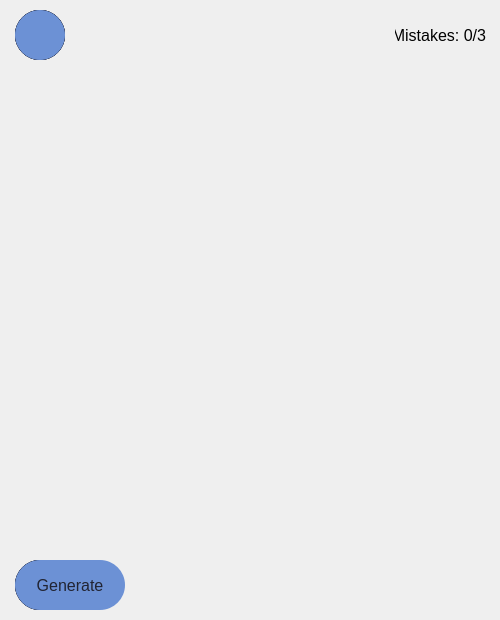
<?xml version="1.0" encoding="UTF-8"?>
<ui version="4.0">
 <class>MainWindow</class>
 <widget class="QMainWindow" name="MainWindow">
  <property name="geometry">
   <rect>
    <x>0</x>
    <y>0</y>
    <width>500</width>
    <height>620</height>
   </rect>
  </property>
  <property name="sizePolicy">
   <sizepolicy hsizetype="Fixed" vsizetype="Fixed">
    <horstretch>0</horstretch>
    <verstretch>0</verstretch>
   </sizepolicy>
  </property>
  <property name="minimumSize">
   <size>
    <width>500</width>
    <height>620</height>
   </size>
  </property>
  <property name="maximumSize">
   <size>
    <width>500</width>
    <height>620</height>
   </size>
  </property>
  <property name="windowTitle">
   <string>Sudoku</string>
  </property>
  <widget class="QWidget" name="centralwidget">
   <widget class="QPushButton" name="resetButton">
    <property name="geometry">
     <rect>
      <x>15</x>
      <y>10</y>
      <width>50</width>
      <height>50</height>
     </rect>
    </property>
    <property name="font">
     <font>
      <pointsize>12</pointsize>
     </font>
    </property>
    <property name="styleSheet">
     <string notr="true">QPushButton {
	border-radius: 25px;
	background-color: #212433;
	padding-left: 3;
}

QPushButton:hover {
	background-color: #283140;
}

QPushButton:pressed{
	background-color: #212433;
}</string>
    </property>
    <property name="text">
     <string/>
    </property>
    <property name="iconSize">
     <size>
      <width>22</width>
      <height>22</height>
     </size>
    </property>
   </widget>
   <widget class="QLabel" name="mistakesLabel">
    <property name="geometry">
     <rect>
      <x>395</x>
      <y>10</y>
      <width>91</width>
      <height>51</height>
     </rect>
    </property>
    <property name="font">
     <font>
      <pointsize>12</pointsize>
     </font>
    </property>
    <property name="text">
     <string>Mistakes: 0/3</string>
    </property>
    <property name="alignment">
     <set>Qt::AlignRight|Qt::AlignTrailing|Qt::AlignVCenter</set>
    </property>
   </widget>
   <widget class="QWidget" name="boardWidget" native="true">
    <property name="geometry">
     <rect>
      <x>10</x>
      <y>70</y>
      <width>481</width>
      <height>481</height>
     </rect>
    </property>
    <property name="palette">
     <palette>
      <active>
       <colorrole role="WindowText">
        <brush brushstyle="SolidPattern">
         <color alpha="255">
          <red>0</red>
          <green>0</green>
          <blue>0</blue>
         </color>
        </brush>
       </colorrole>
       <colorrole role="Button">
        <brush brushstyle="SolidPattern">
         <color alpha="255">
          <red>255</red>
          <green>255</green>
          <blue>255</blue>
         </color>
        </brush>
       </colorrole>
       <colorrole role="Light">
        <brush brushstyle="SolidPattern">
         <color alpha="255">
          <red>255</red>
          <green>255</green>
          <blue>255</blue>
         </color>
        </brush>
       </colorrole>
       <colorrole role="Midlight">
        <brush brushstyle="SolidPattern">
         <color alpha="255">
          <red>255</red>
          <green>255</green>
          <blue>255</blue>
         </color>
        </brush>
       </colorrole>
       <colorrole role="Dark">
        <brush brushstyle="SolidPattern">
         <color alpha="255">
          <red>127</red>
          <green>127</green>
          <blue>127</blue>
         </color>
        </brush>
       </colorrole>
       <colorrole role="Mid">
        <brush brushstyle="SolidPattern">
         <color alpha="255">
          <red>170</red>
          <green>170</green>
          <blue>170</blue>
         </color>
        </brush>
       </colorrole>
       <colorrole role="Text">
        <brush brushstyle="SolidPattern">
         <color alpha="255">
          <red>0</red>
          <green>0</green>
          <blue>0</blue>
         </color>
        </brush>
       </colorrole>
       <colorrole role="BrightText">
        <brush brushstyle="SolidPattern">
         <color alpha="255">
          <red>255</red>
          <green>255</green>
          <blue>255</blue>
         </color>
        </brush>
       </colorrole>
       <colorrole role="ButtonText">
        <brush brushstyle="SolidPattern">
         <color alpha="255">
          <red>0</red>
          <green>0</green>
          <blue>0</blue>
         </color>
        </brush>
       </colorrole>
       <colorrole role="Base">
        <brush brushstyle="SolidPattern">
         <color alpha="255">
          <red>255</red>
          <green>255</green>
          <blue>255</blue>
         </color>
        </brush>
       </colorrole>
       <colorrole role="Window">
        <brush brushstyle="SolidPattern">
         <color alpha="255">
          <red>255</red>
          <green>255</green>
          <blue>255</blue>
         </color>
        </brush>
       </colorrole>
       <colorrole role="Shadow">
        <brush brushstyle="SolidPattern">
         <color alpha="255">
          <red>0</red>
          <green>0</green>
          <blue>0</blue>
         </color>
        </brush>
       </colorrole>
       <colorrole role="AlternateBase">
        <brush brushstyle="SolidPattern">
         <color alpha="255">
          <red>255</red>
          <green>255</green>
          <blue>255</blue>
         </color>
        </brush>
       </colorrole>
       <colorrole role="ToolTipBase">
        <brush brushstyle="SolidPattern">
         <color alpha="255">
          <red>255</red>
          <green>255</green>
          <blue>220</blue>
         </color>
        </brush>
       </colorrole>
       <colorrole role="ToolTipText">
        <brush brushstyle="SolidPattern">
         <color alpha="255">
          <red>0</red>
          <green>0</green>
          <blue>0</blue>
         </color>
        </brush>
       </colorrole>
       <colorrole role="PlaceholderText">
        <brush brushstyle="SolidPattern">
         <color alpha="127">
          <red>0</red>
          <green>0</green>
          <blue>0</blue>
         </color>
        </brush>
       </colorrole>
      </active>
      <inactive>
       <colorrole role="WindowText">
        <brush brushstyle="SolidPattern">
         <color alpha="255">
          <red>0</red>
          <green>0</green>
          <blue>0</blue>
         </color>
        </brush>
       </colorrole>
       <colorrole role="Button">
        <brush brushstyle="SolidPattern">
         <color alpha="255">
          <red>240</red>
          <green>240</green>
          <blue>240</blue>
         </color>
        </brush>
       </colorrole>
       <colorrole role="Light">
        <brush brushstyle="SolidPattern">
         <color alpha="255">
          <red>255</red>
          <green>255</green>
          <blue>255</blue>
         </color>
        </brush>
       </colorrole>
       <colorrole role="Midlight">
        <brush brushstyle="SolidPattern">
         <color alpha="255">
          <red>227</red>
          <green>227</green>
          <blue>227</blue>
         </color>
        </brush>
       </colorrole>
       <colorrole role="Dark">
        <brush brushstyle="SolidPattern">
         <color alpha="255">
          <red>160</red>
          <green>160</green>
          <blue>160</blue>
         </color>
        </brush>
       </colorrole>
       <colorrole role="Mid">
        <brush brushstyle="SolidPattern">
         <color alpha="255">
          <red>160</red>
          <green>160</green>
          <blue>160</blue>
         </color>
        </brush>
       </colorrole>
       <colorrole role="Text">
        <brush brushstyle="SolidPattern">
         <color alpha="255">
          <red>0</red>
          <green>0</green>
          <blue>0</blue>
         </color>
        </brush>
       </colorrole>
       <colorrole role="BrightText">
        <brush brushstyle="SolidPattern">
         <color alpha="255">
          <red>255</red>
          <green>255</green>
          <blue>255</blue>
         </color>
        </brush>
       </colorrole>
       <colorrole role="ButtonText">
        <brush brushstyle="SolidPattern">
         <color alpha="255">
          <red>0</red>
          <green>0</green>
          <blue>0</blue>
         </color>
        </brush>
       </colorrole>
       <colorrole role="Base">
        <brush brushstyle="SolidPattern">
         <color alpha="255">
          <red>255</red>
          <green>255</green>
          <blue>255</blue>
         </color>
        </brush>
       </colorrole>
       <colorrole role="Window">
        <brush brushstyle="SolidPattern">
         <color alpha="255">
          <red>240</red>
          <green>240</green>
          <blue>240</blue>
         </color>
        </brush>
       </colorrole>
       <colorrole role="Shadow">
        <brush brushstyle="SolidPattern">
         <color alpha="255">
          <red>105</red>
          <green>105</green>
          <blue>105</blue>
         </color>
        </brush>
       </colorrole>
       <colorrole role="AlternateBase">
        <brush brushstyle="SolidPattern">
         <color alpha="255">
          <red>245</red>
          <green>245</green>
          <blue>245</blue>
         </color>
        </brush>
       </colorrole>
       <colorrole role="ToolTipBase">
        <brush brushstyle="SolidPattern">
         <color alpha="255">
          <red>255</red>
          <green>255</green>
          <blue>220</blue>
         </color>
        </brush>
       </colorrole>
       <colorrole role="ToolTipText">
        <brush brushstyle="SolidPattern">
         <color alpha="255">
          <red>0</red>
          <green>0</green>
          <blue>0</blue>
         </color>
        </brush>
       </colorrole>
       <colorrole role="PlaceholderText">
        <brush brushstyle="SolidPattern">
         <color alpha="128">
          <red>0</red>
          <green>0</green>
          <blue>0</blue>
         </color>
        </brush>
       </colorrole>
      </inactive>
      <disabled>
       <colorrole role="WindowText">
        <brush brushstyle="SolidPattern">
         <color alpha="255">
          <red>127</red>
          <green>127</green>
          <blue>127</blue>
         </color>
        </brush>
       </colorrole>
       <colorrole role="Button">
        <brush brushstyle="SolidPattern">
         <color alpha="255">
          <red>255</red>
          <green>255</green>
          <blue>255</blue>
         </color>
        </brush>
       </colorrole>
       <colorrole role="Light">
        <brush brushstyle="SolidPattern">
         <color alpha="255">
          <red>255</red>
          <green>255</green>
          <blue>255</blue>
         </color>
        </brush>
       </colorrole>
       <colorrole role="Midlight">
        <brush brushstyle="SolidPattern">
         <color alpha="255">
          <red>255</red>
          <green>255</green>
          <blue>255</blue>
         </color>
        </brush>
       </colorrole>
       <colorrole role="Dark">
        <brush brushstyle="SolidPattern">
         <color alpha="255">
          <red>127</red>
          <green>127</green>
          <blue>127</blue>
         </color>
        </brush>
       </colorrole>
       <colorrole role="Mid">
        <brush brushstyle="SolidPattern">
         <color alpha="255">
          <red>170</red>
          <green>170</green>
          <blue>170</blue>
         </color>
        </brush>
       </colorrole>
       <colorrole role="Text">
        <brush brushstyle="SolidPattern">
         <color alpha="255">
          <red>127</red>
          <green>127</green>
          <blue>127</blue>
         </color>
        </brush>
       </colorrole>
       <colorrole role="BrightText">
        <brush brushstyle="SolidPattern">
         <color alpha="255">
          <red>255</red>
          <green>255</green>
          <blue>255</blue>
         </color>
        </brush>
       </colorrole>
       <colorrole role="ButtonText">
        <brush brushstyle="SolidPattern">
         <color alpha="255">
          <red>127</red>
          <green>127</green>
          <blue>127</blue>
         </color>
        </brush>
       </colorrole>
       <colorrole role="Base">
        <brush brushstyle="SolidPattern">
         <color alpha="255">
          <red>255</red>
          <green>255</green>
          <blue>255</blue>
         </color>
        </brush>
       </colorrole>
       <colorrole role="Window">
        <brush brushstyle="SolidPattern">
         <color alpha="255">
          <red>255</red>
          <green>255</green>
          <blue>255</blue>
         </color>
        </brush>
       </colorrole>
       <colorrole role="Shadow">
        <brush brushstyle="SolidPattern">
         <color alpha="255">
          <red>0</red>
          <green>0</green>
          <blue>0</blue>
         </color>
        </brush>
       </colorrole>
       <colorrole role="AlternateBase">
        <brush brushstyle="SolidPattern">
         <color alpha="255">
          <red>245</red>
          <green>245</green>
          <blue>245</blue>
         </color>
        </brush>
       </colorrole>
       <colorrole role="ToolTipBase">
        <brush brushstyle="SolidPattern">
         <color alpha="255">
          <red>255</red>
          <green>255</green>
          <blue>220</blue>
         </color>
        </brush>
       </colorrole>
       <colorrole role="ToolTipText">
        <brush brushstyle="SolidPattern">
         <color alpha="255">
          <red>0</red>
          <green>0</green>
          <blue>0</blue>
         </color>
        </brush>
       </colorrole>
       <colorrole role="PlaceholderText">
        <brush brushstyle="SolidPattern">
         <color alpha="128">
          <red>0</red>
          <green>0</green>
          <blue>0</blue>
         </color>
        </brush>
       </colorrole>
      </disabled>
     </palette>
    </property>
    <widget class="QWidget" name="gridLayoutWidget_11">
     <property name="geometry">
      <rect>
       <x>0</x>
       <y>0</y>
       <width>481</width>
       <height>481</height>
      </rect>
     </property>
     <layout class="QGridLayout" name="board">
      <property name="leftMargin">
       <number>5</number>
      </property>
      <property name="topMargin">
       <number>5</number>
      </property>
      <property name="rightMargin">
       <number>5</number>
      </property>
      <property name="bottomMargin">
       <number>5</number>
      </property>
      <property name="spacing">
       <number>0</number>
      </property>
     </layout>
    </widget>
   </widget>
   <widget class="QPushButton" name="toolsMenuButton">
    <property name="geometry">
     <rect>
      <x>15</x>
      <y>10</y>
      <width>50</width>
      <height>50</height>
     </rect>
    </property>
    <property name="sizePolicy">
     <sizepolicy hsizetype="Minimum" vsizetype="Fixed">
      <horstretch>0</horstretch>
      <verstretch>0</verstretch>
     </sizepolicy>
    </property>
    <property name="font">
     <font>
      <pointsize>30</pointsize>
      <stylestrategy>PreferDefault</stylestrategy>
      <kerning>true</kerning>
     </font>
    </property>
    <property name="focusPolicy">
     <enum>Qt::StrongFocus</enum>
    </property>
    <property name="contextMenuPolicy">
     <enum>Qt::DefaultContextMenu</enum>
    </property>
    <property name="layoutDirection">
     <enum>Qt::LeftToRight</enum>
    </property>
    <property name="autoFillBackground">
     <bool>false</bool>
    </property>
    <property name="styleSheet">
     <string notr="true">QPushButton {
	border-radius: 25px;
    background-color: #6C91D5;
}

QPushButton:hover {
    background-color: #7499DD;
}

QPushButton:pressed{
	background-color: #6C91D5;
}</string>
    </property>
    <property name="text">
     <string/>
    </property>
    <property name="iconSize">
     <size>
      <width>22</width>
      <height>22</height>
     </size>
    </property>
    <property name="checkable">
     <bool>false</bool>
    </property>
    <property name="autoDefault">
     <bool>false</bool>
    </property>
    <property name="default">
     <bool>false</bool>
    </property>
    <property name="flat">
     <bool>false</bool>
    </property>
   </widget>
   <widget class="QPushButton" name="openButton">
    <property name="geometry">
     <rect>
      <x>15</x>
      <y>10</y>
      <width>50</width>
      <height>50</height>
     </rect>
    </property>
    <property name="font">
     <font>
      <pointsize>40</pointsize>
     </font>
    </property>
    <property name="styleSheet">
     <string notr="true">QPushButton {
	border-radius: 25px;
	background-color: #212433;
}

QPushButton:hover {
	background-color: #283140;
}

QPushButton:pressed{
	background-color: #212433;
}</string>
    </property>
    <property name="text">
     <string/>
    </property>
    <property name="iconSize">
     <size>
      <width>22</width>
      <height>22</height>
     </size>
    </property>
   </widget>
   <widget class="QPushButton" name="saveButton">
    <property name="geometry">
     <rect>
      <x>15</x>
      <y>10</y>
      <width>50</width>
      <height>50</height>
     </rect>
    </property>
    <property name="font">
     <font>
      <pointsize>40</pointsize>
     </font>
    </property>
    <property name="styleSheet">
     <string notr="true">QPushButton {
	border-radius: 25px;
	background-color: #212433;
}

QPushButton:hover {
	background-color: #283140;
}

QPushButton:pressed{
	background-color: #212433;
}</string>
    </property>
    <property name="text">
     <string/>
    </property>
    <property name="iconSize">
     <size>
      <width>22</width>
      <height>22</height>
     </size>
    </property>
   </widget>
   <widget class="QPushButton" name="quitButton">
    <property name="geometry">
     <rect>
      <x>15</x>
      <y>10</y>
      <width>50</width>
      <height>50</height>
     </rect>
    </property>
    <property name="font">
     <font>
      <pointsize>30</pointsize>
     </font>
    </property>
    <property name="styleSheet">
     <string notr="true">QPushButton {
	border-radius: 25px;
	background-color: #212433;
	padding-left: 7;
}

QPushButton:hover {
	background-color: #283140;
}

QPushButton:pressed{
	background-color: #212433;
}</string>
    </property>
    <property name="text">
     <string/>
    </property>
    <property name="iconSize">
     <size>
      <width>25</width>
      <height>25</height>
     </size>
    </property>
   </widget>
   <widget class="QPushButton" name="generateButton">
    <property name="geometry">
     <rect>
      <x>15</x>
      <y>560</y>
      <width>110</width>
      <height>50</height>
     </rect>
    </property>
    <property name="font">
     <font>
      <pointsize>12</pointsize>
     </font>
    </property>
    <property name="styleSheet">
     <string notr="true">QPushButton {
	border-radius: 25px;
    background-color: #6C91D5;
	color: #212433;
}

QPushButton:hover {
    background-color: #7499DD;
}

QPushButton:pressed{
	background-color: #6C91D5;
}</string>
    </property>
    <property name="text">
     <string>Generate</string>
    </property>
   </widget>
   <widget class="QPushButton" name="easyButton">
    <property name="geometry">
     <rect>
      <x>15</x>
      <y>560</y>
      <width>80</width>
      <height>50</height>
     </rect>
    </property>
    <property name="font">
     <font>
      <pointsize>12</pointsize>
     </font>
    </property>
    <property name="styleSheet">
     <string notr="true">QPushButton {
	border-radius: 25px;
	background-color: #212433;
	color: #6b92d7;
}

QPushButton:hover {
	background-color: #283140;
}

QPushButton:pressed{
	background-color: #212433;
}</string>
    </property>
    <property name="text">
     <string>Easy</string>
    </property>
   </widget>
   <widget class="QPushButton" name="hardButton">
    <property name="geometry">
     <rect>
      <x>15</x>
      <y>560</y>
      <width>80</width>
      <height>50</height>
     </rect>
    </property>
    <property name="font">
     <font>
      <pointsize>12</pointsize>
     </font>
    </property>
    <property name="styleSheet">
     <string notr="true">QPushButton {
	border-radius: 25px;
	background-color: #212433;
	color: #6b92d7;
}

QPushButton:hover {
	background-color: #283140;
}

QPushButton:pressed{
	background-color: #212433;
}</string>
    </property>
    <property name="text">
     <string>Hard</string>
    </property>
   </widget>
   <widget class="QPushButton" name="mediumButton">
    <property name="geometry">
     <rect>
      <x>15</x>
      <y>560</y>
      <width>90</width>
      <height>50</height>
     </rect>
    </property>
    <property name="font">
     <font>
      <pointsize>12</pointsize>
     </font>
    </property>
    <property name="styleSheet">
     <string notr="true">QPushButton {
	border-radius: 25px;
	background-color: #212433;
	color: #6b92d7;
}

QPushButton:hover {
	background-color: #283140;
}

QPushButton:pressed{
	background-color: #212433;
}</string>
    </property>
    <property name="text">
     <string>Medium</string>
    </property>
   </widget>
   <widget class="QPushButton" name="extremeButton">
    <property name="geometry">
     <rect>
      <x>15</x>
      <y>560</y>
      <width>90</width>
      <height>50</height>
     </rect>
    </property>
    <property name="font">
     <font>
      <pointsize>12</pointsize>
     </font>
    </property>
    <property name="styleSheet">
     <string notr="true">QPushButton {
	border-radius: 25px;
	background-color: #212433;
	color: #6b92d7;
}

QPushButton:hover {
	background-color: #283140;
}

QPushButton:pressed{
	background-color: #212433;
}</string>
    </property>
    <property name="text">
     <string>Extreme</string>
    </property>
   </widget>
   <widget class="QPushButton" name="helpButton">
    <property name="geometry">
     <rect>
      <x>15</x>
      <y>10</y>
      <width>50</width>
      <height>50</height>
     </rect>
    </property>
    <property name="font">
     <font>
      <pointsize>16</pointsize>
     </font>
    </property>
    <property name="styleSheet">
     <string notr="true">QPushButton {
	border-radius: 25px;
	background-color: #212433;
	color: #6C91D5;
}

QPushButton:hover {
	background-color: #283140;
}

QPushButton:pressed{
	background-color: #212433;
}</string>
    </property>
    <property name="text">
     <string>?</string>
    </property>
    <property name="iconSize">
     <size>
      <width>30</width>
      <height>30</height>
     </size>
    </property>
   </widget>
   <zorder>helpButton</zorder>
   <zorder>quitButton</zorder>
   <zorder>saveButton</zorder>
   <zorder>openButton</zorder>
   <zorder>resetButton</zorder>
   <zorder>mistakesLabel</zorder>
   <zorder>boardWidget</zorder>
   <zorder>toolsMenuButton</zorder>
   <zorder>easyButton</zorder>
   <zorder>hardButton</zorder>
   <zorder>mediumButton</zorder>
   <zorder>extremeButton</zorder>
   <zorder>generateButton</zorder>
  </widget>
  <action name="actionOpen">
   <property name="text">
    <string>Open</string>
   </property>
   <property name="shortcut">
    <string>Ctrl+O</string>
   </property>
   <property name="iconVisibleInMenu">
    <bool>true</bool>
   </property>
  </action>
  <action name="actionSave">
   <property name="text">
    <string>Save</string>
   </property>
   <property name="shortcut">
    <string>Ctrl+S</string>
   </property>
  </action>
  <action name="actionQuit">
   <property name="text">
    <string>Quit</string>
   </property>
   <property name="shortcut">
    <string>Ctrl+Q</string>
   </property>
  </action>
  <action name="actionSolve">
   <property name="text">
    <string>Solve</string>
   </property>
   <property name="shortcut">
    <string>Ctrl+R</string>
   </property>
   <property name="iconVisibleInMenu">
    <bool>true</bool>
   </property>
  </action>
  <action name="actionDocumentation">
   <property name="text">
    <string>Documentation</string>
   </property>
  </action>
  <action name="actionAbout">
   <property name="text">
    <string>About</string>
   </property>
  </action>
 </widget>
 <resources/>
 <connections/>
</ui>
